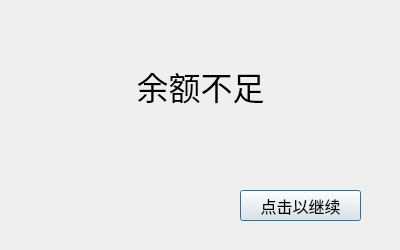
<?xml version="1.0" encoding="UTF-8"?>
<ui version="4.0">
 <class>Nomoney</class>
 <widget class="QDialog" name="Nomoney">
  <property name="geometry">
   <rect>
    <x>0</x>
    <y>0</y>
    <width>400</width>
    <height>250</height>
   </rect>
  </property>
  <property name="windowTitle">
   <string>Dialog</string>
  </property>
  <widget class="QLabel" name="label">
   <property name="geometry">
    <rect>
     <x>70</x>
     <y>60</y>
     <width>261</width>
     <height>51</height>
    </rect>
   </property>
   <property name="font">
    <font>
     <pointsize>24</pointsize>
    </font>
   </property>
   <property name="text">
    <string>余额不足</string>
   </property>
   <property name="alignment">
    <set>Qt::AlignCenter</set>
   </property>
  </widget>
  <widget class="QPushButton" name="pushButton">
   <property name="geometry">
    <rect>
     <x>240</x>
     <y>190</y>
     <width>121</width>
     <height>31</height>
    </rect>
   </property>
   <property name="font">
    <font>
     <pointsize>12</pointsize>
    </font>
   </property>
   <property name="text">
    <string>点击以继续</string>
   </property>
  </widget>
 </widget>
 <resources/>
 <connections/>
</ui>
